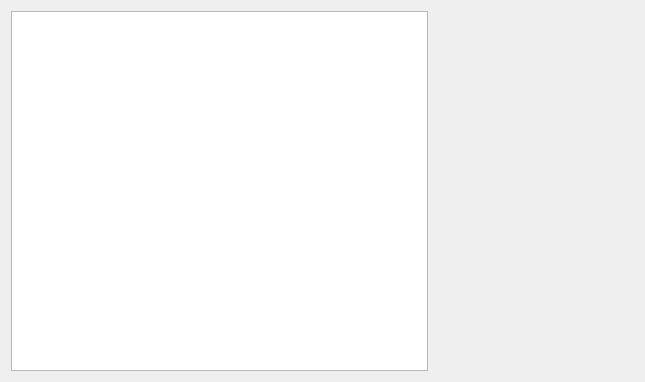
<?xml version="1.0" encoding="UTF-8"?>
<ui version="4.0">
 <class>ICPictureView</class>
 <widget class="QWidget" name="ICPictureView">
  <property name="geometry">
   <rect>
    <x>0</x>
    <y>0</y>
    <width>645</width>
    <height>382</height>
   </rect>
  </property>
  <property name="windowTitle">
   <string>Form</string>
  </property>
  <layout class="QHBoxLayout" name="horizontalLayout">
   <item>
    <widget class="ICListWidget" name="picList"/>
   </item>
   <item>
    <widget class="QLabel" name="picView">
     <property name="minimumSize">
      <size>
       <width>200</width>
       <height>200</height>
      </size>
     </property>
     <property name="maximumSize">
      <size>
       <width>200</width>
       <height>200</height>
      </size>
     </property>
     <property name="text">
      <string/>
     </property>
     <property name="scaledContents">
      <bool>true</bool>
     </property>
    </widget>
   </item>
  </layout>
 </widget>
 <customwidgets>
  <customwidget>
   <class>ICListWidget</class>
   <extends>QListWidget</extends>
   <header>iclistwidget.h</header>
  </customwidget>
 </customwidgets>
 <resources/>
 <connections/>
</ui>
